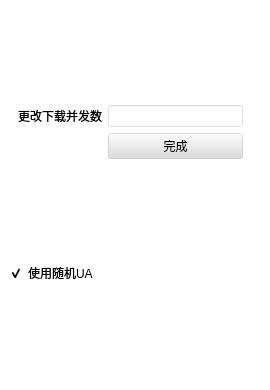
   <widget class="QWidget" name="downloadPage">
    <property name="styleSheet">
     <string notr="true">background-color: transparent</string>
    </property>
    <widget class="QFrame" name="verticalFrame">
     <property name="geometry">
      <rect>
       <x>0</x>
       <y>0</y>
       <width>261</width>
       <height>381</height>
      </rect>
     </property>
     <property name="styleSheet">
      <string notr="true">background-color: transparent</string>
     </property>
     <layout class="QVBoxLayout" name="verticalLayout">
      <item>
       <spacer name="verticalSpacer_10">
        <property name="orientation">
         <enum>Qt::Vertical</enum>
        </property>
        <property name="sizeHint" stdset="0">
         <size>
          <width>20</width>
          <height>40</height>
         </size>
        </property>
       </spacer>
      </item>
      <item>
       <widget class="QFrame" name="frame">
        <property name="styleSheet">
         <string notr="true">background-color: transparent</string>
        </property>
        <layout class="QFormLayout" name="formLayout_5">
         <item row="1" column="1">
          <widget class="QLineEdit" name="threadLineEdit">
           <property name="toolTip">
            <string>下载并发数在多线程并发下载时起效，请视机器性能填写</string>
           </property>
           <property name="styleSheet">
            <string notr="true">background-color: rgba(255, 255, 255, 100);</string>
           </property>
          </widget>
         </item>
         <item row="1" column="0">
          <widget class="QLabel" name="label_8">
           <property name="styleSheet">
            <string notr="true">background-color: transparent</string>
           </property>
           <property name="text">
            <string>更改下载并发数</string>
           </property>
          </widget>
         </item>
         <item row="2" column="1">
          <widget class="QPushButton" name="threadBtn">
           <property name="styleSheet">
            <string notr="true">background-color: rgba(220, 220, 220, 100);</string>
           </property>
           <property name="text">
            <string>完成</string>
           </property>
          </widget>
         </item>
        </layout>
       </widget>
      </item>
      <item>
       <spacer name="verticalSpacer_9">
        <property name="orientation">
         <enum>Qt::Vertical</enum>
        </property>
        <property name="sizeHint" stdset="0">
         <size>
          <width>20</width>
          <height>40</height>
         </size>
        </property>
       </spacer>
      </item>
      <item>
       <widget class="QCheckBox" name="randomUaCheck">
        <property name="styleSheet">
         <string notr="true">background-color: transparent</string>
        </property>
        <property name="text">
         <string>使用随机UA</string>
        </property>
        <property name="checked">
         <bool>true</bool>
        </property>
        <property name="tristate">
         <bool>false</bool>
        </property>
       </widget>
      </item>
      <item>
       <spacer name="verticalSpacer_12">
        <property name="orientation">
         <enum>Qt::Vertical</enum>
        </property>
        <property name="sizeHint" stdset="0">
         <size>
          <width>20</width>
          <height>40</height>
         </size>
        </property>
       </spacer>
      </item>
     </layout>
    </widget>
   </widget>
